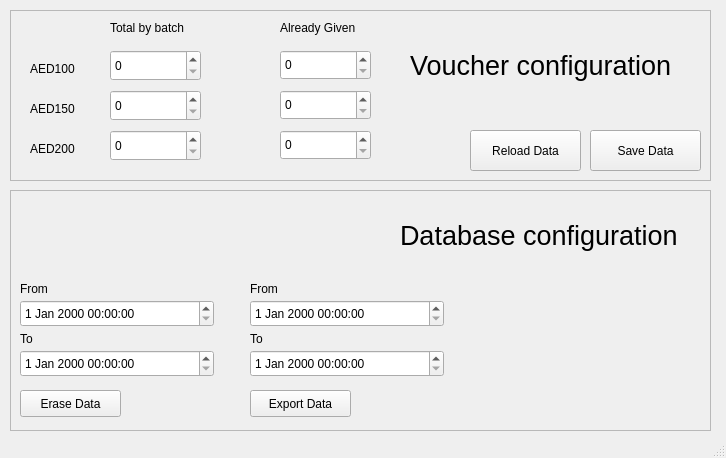
<?xml version="1.0" encoding="UTF-8"?>
<ui version="4.0">
 <class>MainWindow</class>
 <widget class="QMainWindow" name="MainWindow">
  <property name="geometry">
   <rect>
    <x>0</x>
    <y>0</y>
    <width>726</width>
    <height>458</height>
   </rect>
  </property>
  <property name="windowTitle">
   <string>MainWindow</string>
  </property>
  <widget class="QWidget" name="centralWidget">
   <widget class="QFrame" name="frame">
    <property name="geometry">
     <rect>
      <x>10</x>
      <y>10</y>
      <width>701</width>
      <height>171</height>
     </rect>
    </property>
    <property name="frameShape">
     <enum>QFrame::StyledPanel</enum>
    </property>
    <property name="frameShadow">
     <enum>QFrame::Raised</enum>
    </property>
    <widget class="QPushButton" name="save">
     <property name="geometry">
      <rect>
       <x>580</x>
       <y>120</y>
       <width>111</width>
       <height>41</height>
      </rect>
     </property>
     <property name="text">
      <string>Save Data</string>
     </property>
    </widget>
    <widget class="QPushButton" name="reload">
     <property name="geometry">
      <rect>
       <x>460</x>
       <y>120</y>
       <width>111</width>
       <height>41</height>
      </rect>
     </property>
     <property name="text">
      <string>Reload Data</string>
     </property>
    </widget>
    <widget class="QSpinBox" name="total100">
     <property name="geometry">
      <rect>
       <x>100</x>
       <y>40</y>
       <width>91</width>
       <height>31</height>
      </rect>
     </property>
     <property name="maximum">
      <number>30000</number>
     </property>
    </widget>
    <widget class="QLabel" name="label">
     <property name="geometry">
      <rect>
       <x>20</x>
       <y>50</y>
       <width>67</width>
       <height>17</height>
      </rect>
     </property>
     <property name="text">
      <string>AED100</string>
     </property>
    </widget>
    <widget class="QLabel" name="label_2">
     <property name="geometry">
      <rect>
       <x>100</x>
       <y>10</y>
       <width>101</width>
       <height>16</height>
      </rect>
     </property>
     <property name="text">
      <string>Total by batch</string>
     </property>
    </widget>
    <widget class="QSpinBox" name="total150">
     <property name="geometry">
      <rect>
       <x>100</x>
       <y>80</y>
       <width>91</width>
       <height>31</height>
      </rect>
     </property>
     <property name="maximum">
      <number>30000</number>
     </property>
    </widget>
    <widget class="QLabel" name="label_3">
     <property name="geometry">
      <rect>
       <x>20</x>
       <y>90</y>
       <width>67</width>
       <height>17</height>
      </rect>
     </property>
     <property name="text">
      <string>AED150</string>
     </property>
    </widget>
    <widget class="QSpinBox" name="total200">
     <property name="geometry">
      <rect>
       <x>100</x>
       <y>120</y>
       <width>91</width>
       <height>31</height>
      </rect>
     </property>
     <property name="maximum">
      <number>30000</number>
     </property>
    </widget>
    <widget class="QLabel" name="label_4">
     <property name="geometry">
      <rect>
       <x>20</x>
       <y>130</y>
       <width>67</width>
       <height>17</height>
      </rect>
     </property>
     <property name="text">
      <string>AED200</string>
     </property>
    </widget>
    <widget class="QSpinBox" name="given100">
     <property name="geometry">
      <rect>
       <x>270</x>
       <y>40</y>
       <width>91</width>
       <height>30</height>
      </rect>
     </property>
     <property name="maximum">
      <number>30000</number>
     </property>
    </widget>
    <widget class="QLabel" name="label_5">
     <property name="geometry">
      <rect>
       <x>270</x>
       <y>10</y>
       <width>101</width>
       <height>16</height>
      </rect>
     </property>
     <property name="text">
      <string>Already Given</string>
     </property>
    </widget>
    <widget class="QSpinBox" name="given200">
     <property name="geometry">
      <rect>
       <x>270</x>
       <y>120</y>
       <width>91</width>
       <height>30</height>
      </rect>
     </property>
     <property name="maximum">
      <number>30000</number>
     </property>
    </widget>
    <widget class="QSpinBox" name="given150">
     <property name="geometry">
      <rect>
       <x>270</x>
       <y>80</y>
       <width>91</width>
       <height>30</height>
      </rect>
     </property>
     <property name="maximum">
      <number>30000</number>
     </property>
    </widget>
    <widget class="QLabel" name="label_6">
     <property name="geometry">
      <rect>
       <x>400</x>
       <y>20</y>
       <width>291</width>
       <height>71</height>
      </rect>
     </property>
     <property name="font">
      <font>
       <pointsize>20</pointsize>
      </font>
     </property>
     <property name="text">
      <string>Voucher configuration</string>
     </property>
    </widget>
   </widget>
   <widget class="QFrame" name="frame_2">
    <property name="geometry">
     <rect>
      <x>10</x>
      <y>190</y>
      <width>701</width>
      <height>241</height>
     </rect>
    </property>
    <property name="frameShape">
     <enum>QFrame::StyledPanel</enum>
    </property>
    <property name="frameShadow">
     <enum>QFrame::Raised</enum>
    </property>
    <widget class="QPushButton" name="bExport">
     <property name="geometry">
      <rect>
       <x>240</x>
       <y>200</y>
       <width>101</width>
       <height>27</height>
      </rect>
     </property>
     <property name="text">
      <string>Export Data</string>
     </property>
    </widget>
    <widget class="QLabel" name="label_10">
     <property name="geometry">
      <rect>
       <x>10</x>
       <y>140</y>
       <width>65</width>
       <height>17</height>
      </rect>
     </property>
     <property name="text">
      <string>To</string>
     </property>
    </widget>
    <widget class="QLabel" name="label_8">
     <property name="geometry">
      <rect>
       <x>10</x>
       <y>90</y>
       <width>65</width>
       <height>17</height>
      </rect>
     </property>
     <property name="text">
      <string>From</string>
     </property>
    </widget>
    <widget class="QDateTimeEdit" name="exportDateTo">
     <property name="geometry">
      <rect>
       <x>240</x>
       <y>160</y>
       <width>194</width>
       <height>27</height>
      </rect>
     </property>
    </widget>
    <widget class="QPushButton" name="bErase">
     <property name="geometry">
      <rect>
       <x>10</x>
       <y>200</y>
       <width>101</width>
       <height>27</height>
      </rect>
     </property>
     <property name="text">
      <string>Erase Data</string>
     </property>
    </widget>
    <widget class="QDateTimeEdit" name="eraseDateFrom">
     <property name="geometry">
      <rect>
       <x>10</x>
       <y>110</y>
       <width>194</width>
       <height>27</height>
      </rect>
     </property>
    </widget>
    <widget class="QLabel" name="label_9">
     <property name="geometry">
      <rect>
       <x>240</x>
       <y>140</y>
       <width>65</width>
       <height>17</height>
      </rect>
     </property>
     <property name="text">
      <string>To</string>
     </property>
    </widget>
    <widget class="QDateTimeEdit" name="eraseDateTo">
     <property name="geometry">
      <rect>
       <x>10</x>
       <y>160</y>
       <width>194</width>
       <height>27</height>
      </rect>
     </property>
    </widget>
    <widget class="QLabel" name="label_7">
     <property name="geometry">
      <rect>
       <x>240</x>
       <y>90</y>
       <width>65</width>
       <height>17</height>
      </rect>
     </property>
     <property name="text">
      <string>From</string>
     </property>
    </widget>
    <widget class="QDateTimeEdit" name="exportDateFrom">
     <property name="geometry">
      <rect>
       <x>240</x>
       <y>110</y>
       <width>194</width>
       <height>27</height>
      </rect>
     </property>
    </widget>
    <widget class="QLabel" name="label_17">
     <property name="geometry">
      <rect>
       <x>390</x>
       <y>10</y>
       <width>291</width>
       <height>71</height>
      </rect>
     </property>
     <property name="font">
      <font>
       <pointsize>20</pointsize>
      </font>
     </property>
     <property name="text">
      <string>Database configuration</string>
     </property>
    </widget>
   </widget>
   <zorder>frame_2</zorder>
   <zorder>frame</zorder>
  </widget>
  <widget class="QStatusBar" name="statusBar"/>
 </widget>
 <layoutdefault spacing="6" margin="11"/>
 <resources/>
 <connections/>
</ui>
